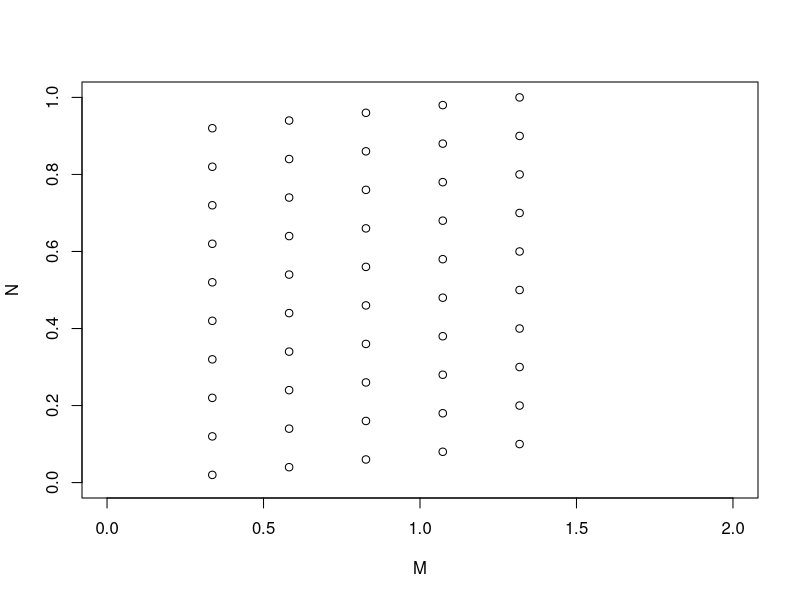

Generate this figure with R: (Note: this script raises an error after producing the figure.)
set.seed(1029)
# valores iniciales
h=2.7
n=5
m=10
k=m*n/2
#probabilidad de elejir dos nodos conectados en la primera capa
prob_1=0.87
prob_2=0.75
#nodos
M=rep(1+(1:n)*h,m)/(m+1)
N=1:(n*m)/(n*m)
#nube de puntos
plot(M,N,xlim=c(0,2),ylim=c(0,1))
#muestreo
M1=sample(1:(m*n),k,replace=T)
A1=which(M1==sample(M1,1,prob=prob_1))
M2=sample(1:(m*n),k,replace=T)
A2=which(M2==sample(M2,1,prob=prob_2))
#aristas del grafo
lines(c(M[M2],M[M1]),c(N[M2],N[M1]),type='l',lty=3,lwd=1,col="grey")
lines(c(M[M2[A1:(A2-1)]],M[M1[(A1+1):A2]]),c(N[M2[A1:(A2-1)]],N[M1[(A1+1):A2]]),col="dark blue")
#total de aristas
legend(0,0.95,title=c("Aristas"),legend=c(A2-A1))
